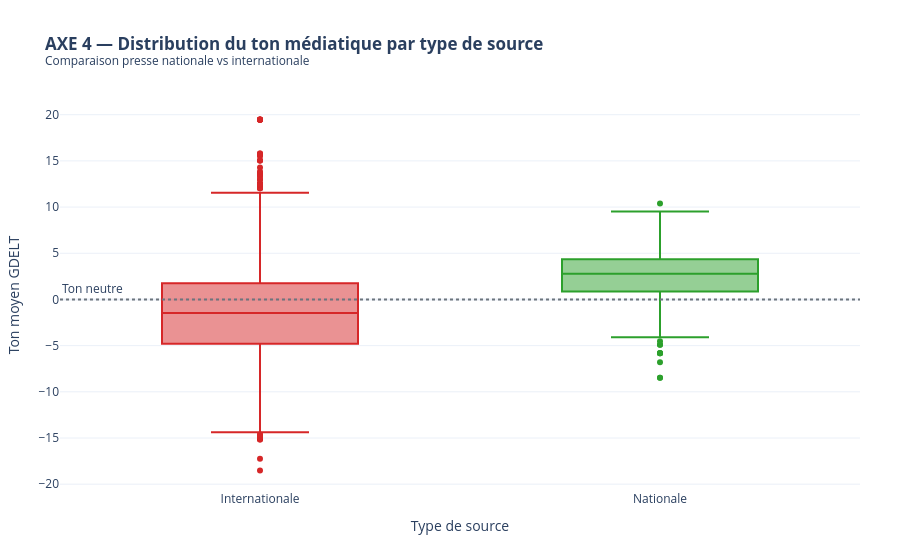

Notebook source saved alongside this figure:
### Code cell
# ============================================================
# AXE 4 — Boxplot AvgTone par type de source
# ============================================================

fig = px.box(
    df.dropna(subset=["AvgTone", "source_type"]),
    x="source_type",
    y="AvgTone",
    color="source_type",
    points="outliers",
    title="<b>AXE 4 — Distribution du ton médiatique par type de source</b><br><sup>Comparaison presse nationale vs internationale</sup>",
    labels={
        "source_type": "Type de source",
        "AvgTone": "Ton moyen GDELT"
    },
    color_discrete_map={
        "Nationale": COLORS["green"],
        "Internationale": COLORS["red"]
    }
)

fig.add_hline(
    y=0,
    line_dash="dot",
    line_color=COLORS["gray"],
    annotation_text="Ton neutre",
    annotation_position="top left"
)

fig.update_layout(
    width=900,
    height=550,
    margin=dict(l=60, r=40, t=100, b=60),
    showlegend=False
)

fig.show()

source_summary = (
    df.groupby("source_type")
    .agg(
        avg_tone=("AvgTone", "mean"),
        median_tone=("AvgTone", "median"),
        nb_articles=("NumArticles", "sum"),
        nb_events=("date", "size")
    )
    .reset_index()
)

display(source_summary)

### Figure 1 — Plotly figure (JSON) as saved in the notebook; plotly's stock layout.template omitted (floating-point values rounded to 4 significant figures; data arrays with more than 128 entries replaced by an {"elided": "..."} marker saying what was removed)
{"data": [{"alignmentgroup": "True", "boxpoints": "outliers", "hovertemplate": "Type de source=%{x}<br>Ton moyen GDELT=%{y}<extra></extra>", "legendgroup": "Internationale", "marker": {"color": "#D62728"}, "name": "Internationale", "notched": false, "offsetgroup": "Internationale", "orientation": "v", "showlegend": true, "type": "box", "x": {"elided": "21290 str values"}, "x0": " ", "xaxis": "x", "y": {"elided": "21290 float values"}, "y0": " ", "yaxis": "y"}, {"alignmentgroup": "True", "boxpoints": "outliers", "hovertemplate": "Type de source=%{x}<br>Ton moyen GDELT=%{y}<extra></extra>", "legendgroup": "Nationale", "marker": {"color": "#2CA02C"}, "name": "Nationale", "notched": false, "offsetgroup": "Nationale", "orientation": "v", "showlegend": true, "type": "box", "x": {"elided": "284 str values"}, "x0": " ", "xaxis": "x", "y": {"elided": "284 float values"}, "y0": " ", "yaxis": "y"}], "layout": {"annotations": [{"showarrow": false, "text": "Ton neutre", "x": 0, "xanchor": "left", "xref": "x domain", "y": 0, "yanchor": "bottom", "yref": "y"}], "boxmode": "overlay", "height": 550, "legend": {"title": {"text": "Type de source"}, "tracegroupgap": 0}, "margin": {"b": 60, "l": 60, "r": 40, "t": 100}, "shapes": [{"line": {"color": "#6C757D", "dash": "dot"}, "type": "line", "x0": 0, "x1": 1, "xref": "x domain", "y0": 0, "y1": 0, "yref": "y"}], "showlegend": false, "title": {"text": "<b>AXE 4 — Distribution du ton médiatique par type de source</b><br><sup>Comparaison presse nationale vs internationale</sup>"}, "width": 900, "xaxis": {"anchor": "y", "autorange": true, "categoryarray": ["Internationale", "Nationale"], "categoryorder": "array", "domain": [0, 1], "range": [-0.5, 1.5], "title": {"text": "Type de source"}, "type": "category"}, "yaxis": {"anchor": "x", "autorange": true, "domain": [0, 1], "range": [-20.63, 21.59], "title": {"text": "Ton moyen GDELT"}, "type": "linear"}}}
